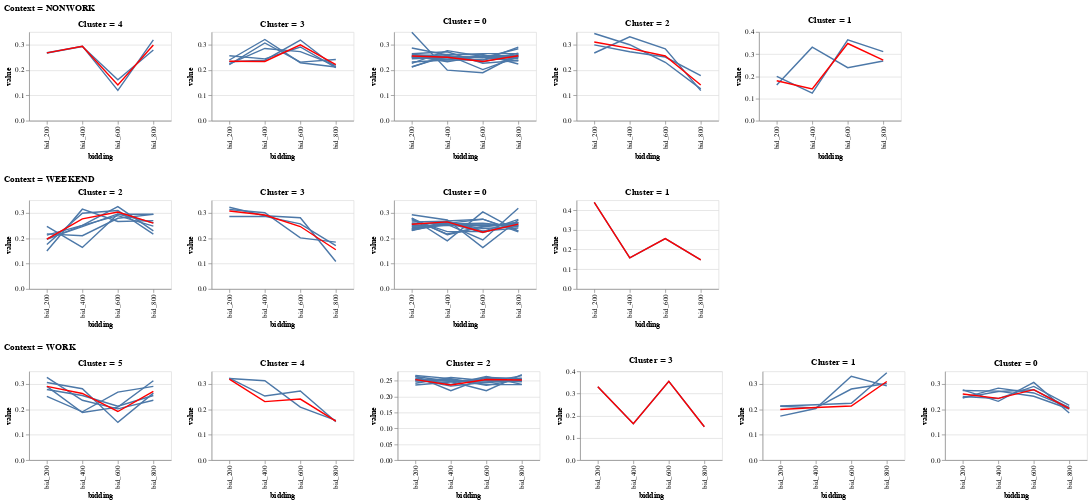

Notebook code for this chart:
### Code cell
import pandas as pd
import numpy as np
from tslearn.utils import to_time_series_dataset
from tslearn.clustering import TimeSeriesKMeans
from tslearn.preprocessing import TimeSeriesScalerMeanVariance
from functools import partial
from collections import defaultdict
import altair as alt


alg = partial(TimeSeriesKMeans, n_init=5, metric='dtw', random_state=42)
contexts = ['NONWORK', 'WEEKEND', 'WORK']
n_clusters = [5, 4, 6]
results = dict()
chart = dict()


for ctx, n in zip(contexts, n_clusters):
    data = DATA_BI_SR.loc[ctx]
    x = to_time_series_dataset(data.values)
    model = alg(n_clusters=n).fit(x)
    centers = model.cluster_centers_
    labels = {
        k: v for k, v in zip(data.index, model.labels_)
    }
    
    data_p = data.reset_index().melt(id_vars=['pid'])
    plots = defaultdict(list)
    
    for pid in data_p['pid'].unique():
        d = data_p.loc[lambda x: x['pid'] == pid, :]
        p = alt.Chart(d).mark_line().encode(
            x='bidding:O', y='value:Q'
        ).properties(width=200, height=125)
        label = labels[pid]
        plots[label].append(p)
    
    for label in range(n):
        center = centers[label].ravel()
        d = pd.DataFrame({
            'value': center, 
            'bidding': ['bid_200', 'bid_400', 'bid_600', 'bid_800']
        })
        p = alt.Chart(d, title=f'Cluster = {label}').mark_line(color='red').encode(
            x='bidding:O', y='value:Q'
        ).properties(width=200, height=125)
        plots[label].append(p)
    
    results[ctx] = labels
    chart[ctx] = alt.hconcat(
        *[alt.layer(*p) for p in plots.values()]
    ).properties(title=f'Context = {ctx}')
    

alt.vconcat(
    *chart.values()
)
